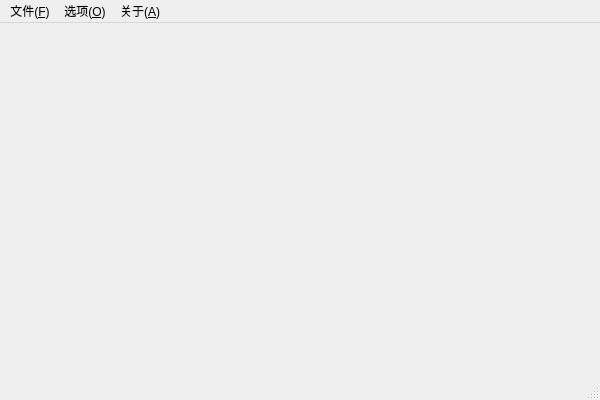
<?xml version="1.0" encoding="UTF-8"?>
<ui version="4.0">
 <class>VirtualNESClass</class>
 <widget class="QMainWindow" name="VirtualNESClass">
  <property name="geometry">
   <rect>
    <x>0</x>
    <y>0</y>
    <width>600</width>
    <height>400</height>
   </rect>
  </property>
  <property name="windowTitle">
   <string>VirtualNES</string>
  </property>
  <widget class="QWidget" name="centralWidget"/>
  <widget class="QMenuBar" name="menuBar">
   <property name="geometry">
    <rect>
     <x>0</x>
     <y>0</y>
     <width>600</width>
     <height>23</height>
    </rect>
   </property>
   <widget class="QMenu" name="menuFile">
    <property name="title">
     <string>文件(&amp;F)</string>
    </property>
    <addaction name="actionLoadNesRom"/>
   </widget>
   <widget class="QMenu" name="menuOption">
    <property name="title">
     <string>选项(&amp;O)</string>
    </property>
   </widget>
   <widget class="QMenu" name="menuAbout">
    <property name="title">
     <string>关于(&amp;A)</string>
    </property>
    <addaction name="actionWebsite"/>
   </widget>
   <addaction name="menuFile"/>
   <addaction name="menuOption"/>
   <addaction name="menuAbout"/>
  </widget>
  <widget class="QStatusBar" name="statusBar"/>
  <action name="actionWebsite">
   <property name="text">
    <string>主页(&amp;W)</string>
   </property>
  </action>
  <action name="actionLoadNesRom">
   <property name="text">
    <string>载入ROM(&amp;L)</string>
   </property>
  </action>
 </widget>
 <layoutdefault spacing="6" margin="11"/>
 <resources>
  <include location="VirtualNES.qrc"/>
 </resources>
 <connections/>
</ui>
